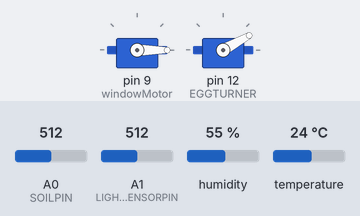
A sketch run on a simulated Arduino Uno, built with avr-gcc and run on an emulated ATmega328P. Parts: 2 × servo. The test bench sets the inputs (shaded band); at power-on: A1 (LIGHTSENSORPIN) = 512, A0 (SOILPIN) = 512, humidity 55 %, temperature 24 °C. What the sketch prints to the serial monitor is not drawn.

Above: at 4.8 s.
4.9 s: A1 (LIGHTSENSORPIN) set to 485
At 7.6 s:
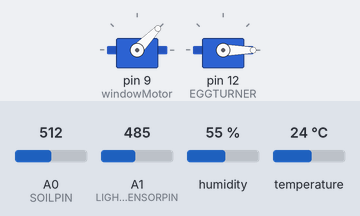
At 9.6 s:
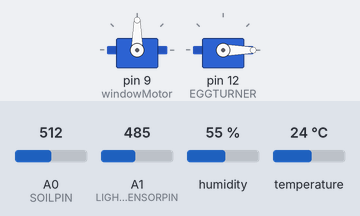
9.8 s: A1 (LIGHTSENSORPIN) set to 716
At 13.6 s:
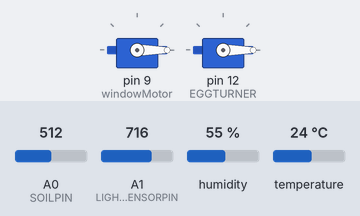
Timing chart, 0 to 19.9 s (numbered marks = the images above; inputs shaded):
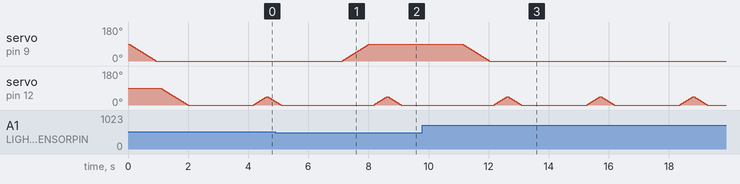

Measured:
- the behaviour switches between 500 and 499 on A1 (LIGHTSENSORPIN) (found by bisection; images 0 and 1)
- after the input at 4.9 s, servo on pin 9 (windowMotor): moves from 0° to 90° over 0.89 s, starting after 2.2 s
- after the input at 9.8 s, servo on pin 9 (windowMotor): moves from 90° to 0° over 0.89 s, starting after 1.3 s

The sketch:

ArduinoCommunation2.ino
```cpp
//Arduino side code
//DHT11 Lib
#include <DHT.h>

//Arduino to NodeMCU Lib
#include <ArduinoJson.h>
#include "DHT.h"
#include <Servo.h>
#include <ArduinoJson.h>
//For DHT Temperature & Humidity Sensor
#define DHTPIN 2
#define HUMIDITYFIERPIN 4
#define SOILPIN A0
#define LIGHTSENSORPIN A1
#define DHTTYPE DHT11
#define DHT11_2 13
#define EGGTURNER 12
const size_t capacity = JSON_OBJECT_SIZE(20) + 40;

DHT dht(DHTPIN, DHTTYPE);
Servo windowMotor;
Servo eggTurrner;
//Initialise Arduino to NodeMCU (5=Rx & 6=Tx)

//Initialisation of DHT11 Sensor

struct SoilSensor {
  int snesorValue;
  int level;
};
struct DHT11Sensor {
  float humidity;
  float temperature;
};
struct LightSensor {
  int sensorValue;
  int level;
};
LightSensor lightLevel() {
  int light = analogRead(LIGHTSENSORPIN);
  int level;
  if (light < 500) {
    level = 0;
  } else {
    level = 1;
  }

  return { light, level };
}
bool humidifier(LightSensor lightData, DHT11Sensor dht11data) {
  bool status = false;
  if (lightData.level == 0 && dht11data.humidity < 60) {
    status = true;
    digitalWrite(HUMIDITYFIERPIN, LOW);
  } else if (lightData.level == 1 && dht11data.humidity <= 80) {
    status = true;
    digitalWrite(HUMIDITYFIERPIN, LOW);
  } else {
    status = false;
    digitalWrite(HUMIDITYFIERPIN, HIGH);
  }
  return status;
}
DHT11Sensor tempAndHumidity() {
  float humidity = dht.readHumidity();
  float temperature = dht.readTemperature();
  if (isnan(humidity) || isnan(temperature)) {
    return { NULL, NULL };
  }

  return { humidity, temperature };
}
//For Soil Mosture Sensor
SoilSensor soilMosture() {
  int soilMosture = analogRead(SOILPIN);
  int level;
  if (soilMosture < 300) {
    level = 1;
  } else if (soilMosture > 300 && soilMosture < 950) {
    level = 2;
  } else if (soilMosture > 950) {
    level = 0;
  }

  return { soilMosture, level };
}

void setup() {
  Serial.begin(9600);


}

void loop() {

DynamicJsonDocument doc(capacity);

  DHT11Sensor dht11data = tempAndHumidity();
  SoilSensor soilData = soilMosture();
  LightSensor lightData = lightLevel();
  //Assign collected data to JSON Object


  bool window = false;
  bool humidifierStatus = humidifier(lightData, dht11data);
  if (lightData.level==1)
  {
    window = true;

    Serial.println(F(" Humidifier ON"));
    //digitalWrite(PUMP_PIN, HIGH);

    moveServo(0);
  }
  else {

    window = false;
    moveServo(90); // Turn on servo if light is dim
  }
  Serial.println();


  doc["greenHumidity"] = dht11data.humidity;
  doc["greentemperature"] = dht11data.temperature;
  doc["greensoil"] = soilData.snesorValue;
  doc["greenlight"] = lightData.sensorValue;
  doc["greenWindow"] = false;


  doc["incubatorHumidity"] = 0;
  doc["incubatorTemperature"] = 0;
  doc["incubatorTurnner"] = 1;
  doc["incubatorLight"] = 1;

  doc["incubatorLight"] = 1;
    //Send data to NodeMCU
  serializeJson(doc, Serial);
  Serial.println();
   eggTurn(45);
   eggTurn(0);
  delay(2000);
}
void moveServo(int targetAngle) {
        windowMotor.attach(9);
  int currentAngle = windowMotor.read();
  if (currentAngle < targetAngle) {
    for (int i = currentAngle; i <= targetAngle; i++) {
      windowMotor.write(i);
      delay(10); // Adjust the delay for smoother movement
    }
  } else if (currentAngle > targetAngle) {
    for (int i = currentAngle; i >= targetAngle; i--) {
      windowMotor.write(i);
      delay(10); // Adjust the delay for smoother movement
    }
  }
  windowMotor.detach();
}

void eggTurn(int targetAngle) {
        eggTurrner.attach(EGGTURNER);
  int currentAngle = eggTurrner.read();
  if (currentAngle < targetAngle) {
    for (int i = currentAngle; i <= targetAngle; i++) {
      eggTurrner.write(i);
      delay(10); // Adjust the delay for smoother movement
    }
  } else if (currentAngle > targetAngle) {
    for (int i = currentAngle; i >= targetAngle; i--) {
      eggTurrner.write(i);
      delay(10); // Adjust the delay for smoother movement
    }
  }
  eggTurrner.detach();
}
```
